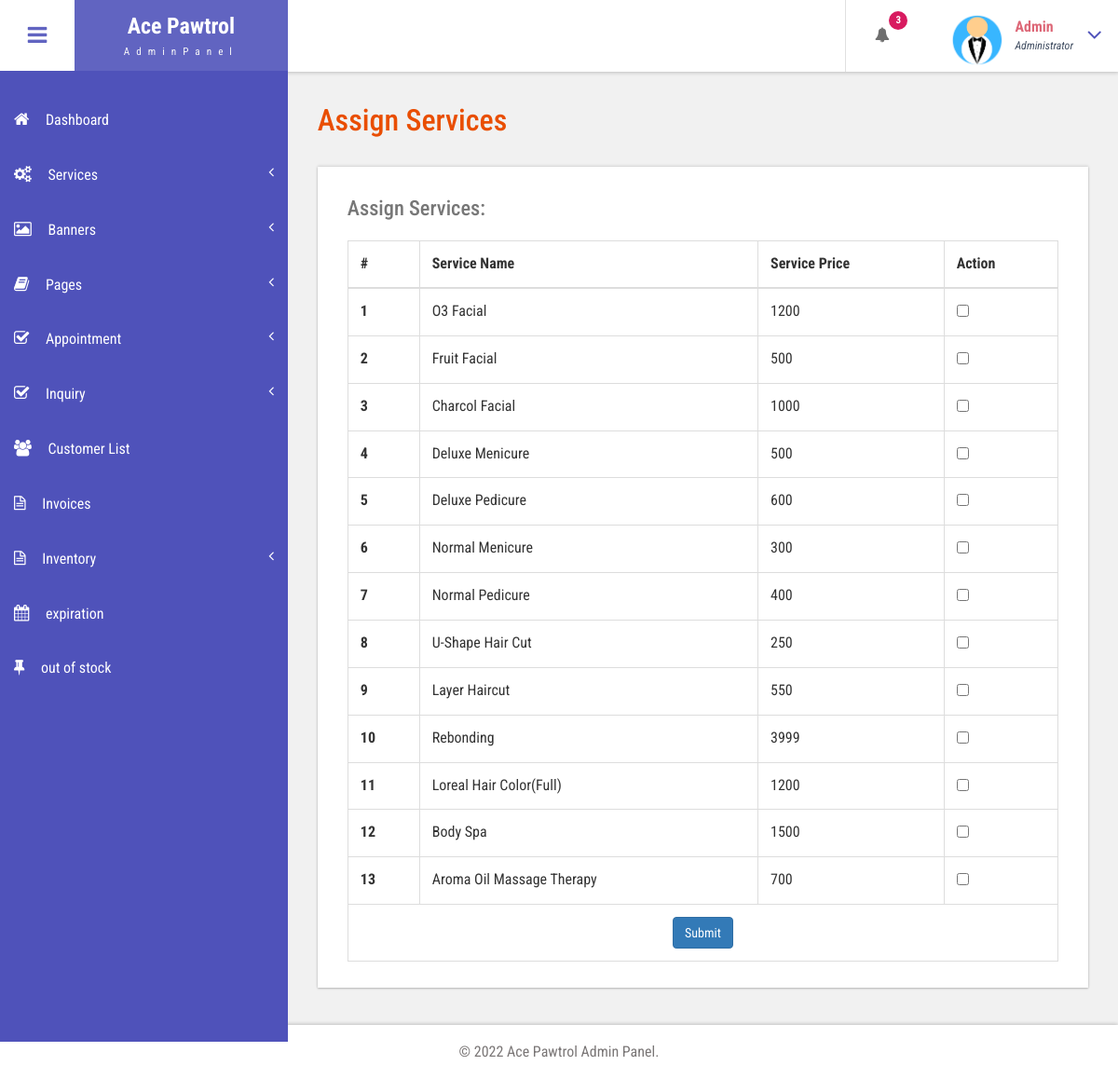
The app's page /admin/add-customer-services.php (signed in) with its own data.
### tables this page shows
CREATE TABLE `tblservices` (
  `ID` int(10) NOT NULL,
  `ServiceName` varchar(200) DEFAULT NULL,
  `ServiceDescription` mediumtext DEFAULT NULL,
  `Cost` int(10) DEFAULT NULL,
  `Image` varchar(200) DEFAULT NULL,
  `CreationDate` timestamp NULL DEFAULT current_timestamp()
);

### admin/add-customer-services.php (the view, shortened to what this page needs)
<?php
include('includes/dbconnection.php');
if (strlen($_SESSION['bpmsaid']==0)) {
  header('location:logout.php');
  } else{
  ?>
<!DOCTYPE HTML>
<html>
<head>
<link href="css/bootstrap.css" rel='stylesheet' type='text/css' />
<link href="css/style.css" rel='stylesheet' type='text/css' />
<link href="css/font-awesome.css" rel="stylesheet">
<link href="css/animate.css" rel="stylesheet" type="text/css" media="all">
<link href="css/custom.css" rel="stylesheet">
</head>
<body class="cbp-spmenu-push">
	<div class="main-content">
		 <?php include_once('includes/sidebar.php');?>
		 <?php include_once('includes/header.php');?>
		<div id="page-wrapper">
			<div class="main-page">
				<div class="tables">
					<h3 class="title1">Assign Services</h3>
					<div class="table-responsive bs-example widget-shadow">
						<h4>Assign Services:</h4>
<form method="post">
						<table class="table table-bordered"> <thead> <tr> <th>#</th> <th>Service Name</th> <th>Service Price</th> <th>Action</th> </tr> </thead> <tbody>
<?php
$ret=mysqli_query($con,"select *from  tblservices");
$cnt=1;
while ($row=mysqli_fetch_array($ret)) {
?>
 <tr>
<th scope="row"><?php echo $cnt;?></th>
<td><?php  echo $row['ServiceName'];?></td>
<td><?php  echo $row['Cost'];?></td>
<td><input type="checkbox" name="sids[]" value="<?php  echo $row['ID'];?>" ></td>
</tr>
<?php
$cnt=$cnt+1;
}?>
<tr>
<td colspan="4" align="center">
<button type="submit" name="submit" class="btn btn-primary">Submit</button>
</td>
</tr>
</tbody> </table>
</form>
					</div>
				</div>
			</div>
		</div>
		 <?php include_once('includes/footer.php');?>
	</div>
</body>
</html>
<?php }  ?>

### admin/includes/header.php (shortened to what this page needs)
<div class="sticky-header header-section ">
      <div class="header-left">
        <button id="showLeftPush"><i class="fa fa-bars"></i></button>
        <div class="logo">
          <a href="dashboard.php">
            <h1>Ace Pawtrol</h1>
            <span>AdminPanel</span>
          </a>
        </div>
      </div>
      <div class="header-right">
        <div class="profile_details_left">
          <ul class="nofitications-dropdown">
            <?php
$ret1=mysqli_query($con,"select tbluser.FirstName,tbluser.LastName,tblbook.ID as bid,tblbook.AptNumber from tblbook join tbluser on tbluser.ID=tblbook.UserID where tblbook.Status is null");
$num=mysqli_num_rows($ret1);
?>
            <li class="dropdown head-dpdn">
              <a href="#" class="dropdown-toggle" data-toggle="dropdown" aria-expanded="false"><i class="fa fa-bell"></i><span class="badge blue"><?php echo $num;?></span></a>
            </li>
          </ul>
          <div class="clearfix"> </div>
        </div>
        <div class="profile_details">
        <?php
$adid=$_SESSION['bpmsaid'];
$ret=mysqli_query($con,"select AdminName from tbladmin where ID='$adid'");
$row=mysqli_fetch_array($ret);
$name=$row['AdminName'];
?>
          <ul>
            <li class="dropdown profile_details_drop">
              <a href="#" class="dropdown-toggle" data-toggle="dropdown" aria-expanded="false">
                <div class="profile_img">
                  <span class="prfil-img"><img src="images/admin1.png" alt="" width="60" height="60"> </span>
                  <div class="user-name">
                    <p><?php echo $name; ?></p>
                    <span>Administrator</span>
                  </div>
                  <i class="fa fa-angle-down lnr"></i>
                  <div class="clearfix"></div>
                </div>
              </a>
            </li>
          </ul>
        </div>
      </div>
      <div class="clearfix"> </div>
    </div>

### admin/css/style.css (style rules this page uses)
h4, h5, h6, h1, h2, h3 { margin: 0; }
ul, ol { margin: 0; }
p { margin: 0; }
html, body { font-family: 'Roboto Condensed', sans-serif; font-size: 100%; overflow-x: hidden; background: #fff; }
body a { transition: 0.5s all ease; -webkit-transition: 0.5s all ease; -moz-transition: 0.5s all ease; -o-transition: 0.5s all ease; -ms-transition: 0.5s all ease; text-decoration:none; }
h1,h2,h3,h4,h5,h6 { margin:0; }
p { margin:0; }
ul,label { margin:0; padding:0; }
.main-content { position: relative; }
.sticky-header { position: fixed; top: 0; left:0px; width: 100%; z-index: 100; }
.header-section { background:#FFF; box-shadow: 1px 1px 4px rgba(0, 0, 0, 0.21); -webkit-box-shadow: 1px 1px 4px rgba(0, 0, 0, 0.21); -moz-box-shadow: 1px 1px 4px rgba(0, 0, 0, 0.21); -o-box-shadow: 1px 1px 4px rgba(0, 0, 0, 0.21); }
.header-section::after { clear: both; display: block; content: ''; }
.header-left { float: left; width: 45%; }
.header-right { float: right; }
button#showLeftPush { font-size: 1.5em; width: 80px; padding: 0.87em 0; text-align: center; cursor: pointer; float: left; color: #6F6F6F; -moz-transition: all 0.2s ease-out 0s; -webkit-transition: all 0.2s ease-out 0s; transition: all 0.2s ease-out 0s; border: none; background-color: #fff; outline:none; }
.cbp-spmenu-push { overflow-x: hidden; position: relative; }
.cbp-spmenu, .cbp-spmenu-push { -webkit-transition: all 0.3s ease; -moz-transition: all 0.3s ease; transition: all 0.3s ease; }
.cbp-spmenu-push div#page-wrapper { margin: 0 0 0 19.3em; transition:.5s all; -webkit-transition:.5s all; -moz-transition:.5s all; }
.fa { display: inline-block; font-family: FontAwesome; font-style: normal; font-weight: normal; line-height: 1; -webkit-font-smoothing: antialiased; -moz-osx-font-smoothing: grayscale; }
.logo { background: #6164C1; text-align: center; float: left; }
.logo a { padding: 0.9em 3.3em .7em; display: block; text-decoration: none; }
.logo a h1 { color: #fff; font-size: 1.5em; line-height: 1.2em; font-weight: 700; }
.logo a span { color: #F8F8F8; font-size: .7em; text-align: center; letter-spacing: 7px; }
.profile_details_left { float: left; }
li.dropdown.head-dpdn { display: inline-block; padding: 1.7em 0; border-left: 1px solid #E0E0E0; float: left; }
li.dropdown.head-dpdn a.dropdown-toggle { padding: 1.7em 2em; }
i.fa.fa-bell { color:#6F6F6F; }
.header-right span.badge { font-size: 11px; font-weight: bold; color: #FFF; background: #8BC34A; line-height: 15px; width: 20px; height: 20px; border-radius: 2em; -webkit-border-radius: 2em; -moz-border-radius: 2em; -o-border-radius: 2em; text-align: center; display: inline-block; position: absolute; top: 16%; padding: 2px 0 0; }
.header-right span.blue { background-color:#D81B60; }
.profile_details { float: right; }
.profile_details_drop a.dropdown-toggle { display:block; padding: 0.8em 3em 0 2em; }
.profile_img span.prfil-img { float:left; }
.user-name { float:left; margin-top:8px; margin-left:11px; height:35px; }
.profile_details ul li { list-style-type:none; position:relative; }
.profile_details li a i.fa.lnr { position: absolute; top: 34%; right: 8%; color: #4F52BA; font-size: 1.6em; }
.user-name p { font-size:1em; color:#DD6777; line-height:1em; font-weight:700; }
.user-name span { font-size: .75em; font-style: italic; color: #424f63; font-weight: normal; margin-top: .3em; }
.widget-shadow { background-color: #fff; box-shadow: 0 -1px 3px rgba(0,0,0,.12),0 1px 2px rgba(0,0,0,.24); -webkit-box-shadow: 0 -1px 3px rgba(0,0,0,.12),0 1px 2px rgba(0,0,0,.24); -moz-box-shadow: 0 -1px 3px rgba(0,0,0,.12),0 1px 2px rgba(0,0,0,.24); }
h3.title1 { font-size: 2em; color: #e94e02; margin-bottom: 0.8em; }
.table > thead > tr > th, .table > tbody > tr > th, .table > tfoot > tr > th, .table > thead > tr > td, .table > tbody > tr > td, .table > tfoot > tr > td { border-top: none; }
.tables h4 { font-size: 1.4em; margin-bottom: 1em; color: #777777; }
.tables .panel-body ,.tables .bs-example { padding: 2em 2em 0.5em; }
.tables .table > thead > tr > th, .tables .table > tbody > tr > th, .tables .table > tfoot > tr > th, .tables .table > thead > tr > td, .tables .table > tbody > tr > td, .tables .table > tfoot > tr > td { padding: 13px; border-top: 1px solid #E0E0E0; }
.bs-example { margin-top: 2em; }

### admin/css/custom.css (style rules this page uses)
#page-wrapper { padding:7em 2em 2.5em; background-color: #F1F1F1; }

### records on screen
tblservices: ServiceName "O3 Facial", Cost "1200"
tblservices: ServiceName "Fruit Facial", Cost "500"
tblservices: ServiceName "Charcol Facial", Cost "1000"
tblservices: ServiceName "Deluxe Menicure", Cost "500"
tblservices: ServiceName "Deluxe Pedicure", Cost "600"
tblservices: ServiceName "Normal Menicure", Cost "300"
tblservices: ServiceName "Normal Pedicure", Cost "400"
tblservices: ServiceName "U-Shape Hair Cut", Cost "250"
tblservices: ServiceName "Layer Haircut", Cost "550"
tblservices: ServiceName "Rebonding", Cost "3999"
tblservices: ServiceName "Loreal Hair Color(Full)", Cost "1200"
tblservices: ServiceName "Body Spa", Cost "1500"
tblservices: ServiceName "Aroma Oil Massage Therapy", Cost "700"

### other values on screen
$num "3"
$name "Admin"
